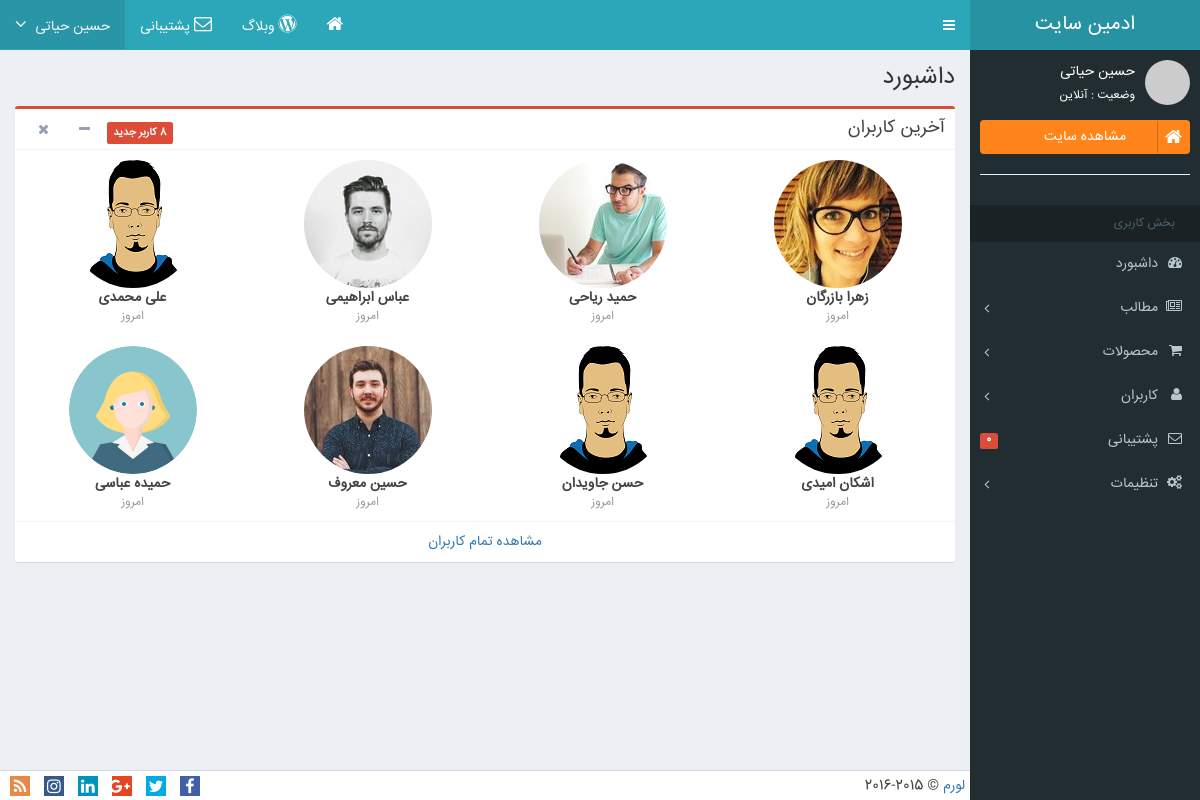
The app's page /Admin/Dashboard/User.php with its own data.
### tables this page shows
CREATE TABLE `t_user` (
  `id` int(10) NOT NULL,
  `fullname` varchar(100) DEFAULT NULL,
  `username` varchar(100) DEFAULT NULL,
  `password` varchar(20) DEFAULT NULL,
  `age` int(11) DEFAULT NULL,
  `gender` enum('male','female') DEFAULT NULL
);

### Admin/Dashboard/User.php (the view, shortened to what this page needs)
<?php include 'header.php' ?>
        <div class="content-wrapper">
            <section class="content-header">
                <h1>
                    داشبورد
                </h1>
            </section>
            <section class="content">
                <div class="row">
                    <div class="col-xs-12">
                        <div class="box box-danger">
                            <div class="box-header with-border ui-sortable-handle" style="cursor: move;">
                                <h3 class="box-title">آخرین کاربران</h3>
                                <div class="box-tools pull-right">
                                    <span class="label label-danger">8 کاربر جدید</span>
                                    <button class="btn btn-box-tool" data-widget="collapse"><i class="fa fa-minus"></i></button>
                                    <button class="btn btn-box-tool" data-widget="remove"><i class="fa fa-times"></i></button>
                                </div>
                            </div>
                            <div class="box-body no-padding">
                                <ul class="users-list clearfix">
                                    <?php
                                    $users_query=mysqli_query($connect,"SELECT id,fullname FROM t_user");
                                    $users=mysqli_fetch_all($users_query,MYSQLI_ASSOC);
                                    foreach ($users as $item){
                                    ?>
                                    <li>
                                        <img src="Images/user<?php echo $item['id'];  ?>-128x128.jpg" alt="User Image">
                                        <a class="users-list-name" href="#">
<?php echo $item['fullname']; ?>
                                        </a>
                                        <span class="users-list-date">امروز</span>
                                    </li>
<?php } ?>
                                </ul>
                            </div>
                            <div class="box-footer text-center">
                                <a href="javascript::" class="uppercase">مشاهده تمام کاربران</a>
                            </div>
                        </div>
                    </div>
                </div>
            </section>
        </div>
        <footer class="main-footer">
            <div class="pull-right hidden-xs">
                <a href="#">لورم</a> &copy; 2015-2016
            </div>
            <div class="pull-left">
                <ul class="social list-unstyled list-inline" itemscope itemtype="http://schema.org/Organization">
                    <li><a itemprop="sameAs" target="_blank" href="//www.facebook.com/#" title="# facebook fanpage"><i class="fa fa-facebook"></i><span class="sr-only">صفحه فیسبوک </span></a></li>
                    <li><a itemprop="sameAs" target="_blank" href="//twitter.com/#"><i class="fa fa-twitter" title="# twitter"></i><span class="sr-only">توئیتر </span></a></li>
                    <li><a itemprop="sameAs" target="_blank" href="//www.google.com/#" rel="publisher" title="# google plus"><i class="fa fa-google-plus"></i><span class="sr-only">گوگل پلاس </span></a></li>
                    <li><a itemprop="sameAs" target="_blank" href="//www.linkedin.com/company/#" title="# linkedin page"><i class="fa fa-linkedin"></i><span class="sr-only">لینکداین </span></a></li>
                    <li><a itemprop="sameAs" target="_blank" href="//instagram.com/#?ref=badge" title="# instagram"><i class="fa fa-instagram"><span class="sr-only">اینستاگرام </span></i></a></li>
                    <li><a target="_blank" href="#" title="# feed"><i class="fa fa-rss"></i><span class="sr-only">اشتراک فید </span></a></li>
                </ul>
            </div>
        </footer>
    </div>
</body>
</html>

### Admin/Dashboard/header.php (shortened to what this page needs)
<!DOCTYPE html>
<html lang="fa">
<head>
    <link href="Content/panel.css" rel="stylesheet" />
    <link href="Content/font.css" rel="stylesheet"/>
    <link href="Content/bootstrap.rtl.min.css" rel="stylesheet" />
</head>
<body class="hold-transition skin-admin sidebar-mini">
<div class="wrapper">
    <header class="main-header">
        <a href="#" class="logo">
            <span class="logo-lg">
                    ادمین سایت
                </span>
        </a>
        <nav class="navbar navbar-static-top" role="navigation">
            <a href="#" class="sidebar-toggle" data-toggle="offcanvas" role="button">
            </a>
            <div class="navbar-custom-menu">
                <ul id="topleftnav" class="nav navbar-nav">
                    <li class="dropdown messages-menu">
                        <a href="#" target="_blank">
                            <i class="fa fa-home"></i>
                        </a>
                    </li>
                    <li class="dropdown messages-menu">
                        <a href="#" target="_blank">
                            <i class="fa fa-wordpress"></i>
                            <span class="hidden-xs">وبلاگ</span>
                        </a>
                    </li>
                    <li class="dropdown messages-menu">
                        <a href="/Support.html">
                            <i class="fa fa-envelope-o"></i>
                            <span class="hidden-xs">پشتیبانی</span>
                        </a>
                    </li>
                    <li class="dropdown user user-menu">
                        <a href="#" class="dropdown-toggle" data-toggle="dropdown">
                            <span class="hidden-xs">حسین حیاتی</span>
                            <i class="fa fa-angle-down"></i>
                        </a>
                    </li>
                </ul>
            </div>
        </nav>
    </header>
    <aside class="main-sidebar">
        <section class="sidebar">
            <div class="user-panel">
                <div class="pull-right image">
                    <a class="image" data-toggle="modal" href="#">
                        <img src="https://www.gravatar.com/avatar/fa64db38864b2ab434311e20b548b955?s=100" class="img-circle" alt="حسین حیاتی" />
                    </a>
                </div>
                <div class="pull-left info">
                    <p>حسین حیاتی</p>
                    <small>  وضعیت : آنلاین</small>
                </div>
                <div class="clearfix"></div>
                <a class="btn btn-social bg-orange btn-block btn-labeled" data-toggle="modal" href="#">
                    <i class="fa fa-home"></i>
                    <span>مشاهده سایت</span>
                </a>
                <hr />
            </div>
            <ul class="sidebar-menu">
                <li class="header">بخش کاربری</li>
                <li class="treeview">
                    <a href="Index.php">
                        <i class="fa fa-dashboard"></i> <span>داشبورد</span>
                    </a>
                </li>
                <li class="treeview">
                    <a>
                        <i class="fa fa-newspaper-o"></i>
                        <span>مطالب</span>
                        <i class="fa fa-angle-left pull-right"></i>
                    </a>
                </li>
                <li class="treeview">
                    <a href="#">
                        <i class="fa fa-shopping-cart" aria-hidden="true"></i>
                        <span>محصولات</span>
                        <i class="fa fa-angle-left pull-right"></i>
                    </a>
                </li>
                <li class="treeview">
                    <a href="#">
                        <i class="fa fa-user"></i> <span>کاربران</span>
                        <i class="fa fa-angle-left pull-right"></i>
                    </a>
                </li>
                <li>
                    <a href="Support.php">
                        <i class="fa fa-envelope-o"></i>
                        <span>پشتیبانی</span>
                        <small class="label pull-right bg-red">
                            0
                        </small>
                    </a>
                </li>
                <li class="treeview">
                    <a href="#">
                        <i class="fa fa-gears"></i> <span>تنظیمات</span>
                        <i class="fa fa-angle-left pull-right"></i>
                    </a>
                </li>
            </ul>
        </section>
    </aside>

### records on screen
t_user: fullname "علی محمدی"
t_user: shows a picture, fullname "عباس ابراهیمی"
t_user: shows a picture, fullname "حمید ریاحی"
t_user: shows a picture, fullname "زهرا بازرگان"
t_user: shows a picture, fullname "حمیده عباسی"
t_user: shows a picture, fullname "حسین معروف"
t_user: fullname "حسن جاویدان"
t_user: fullname "اشکان امیدی"
